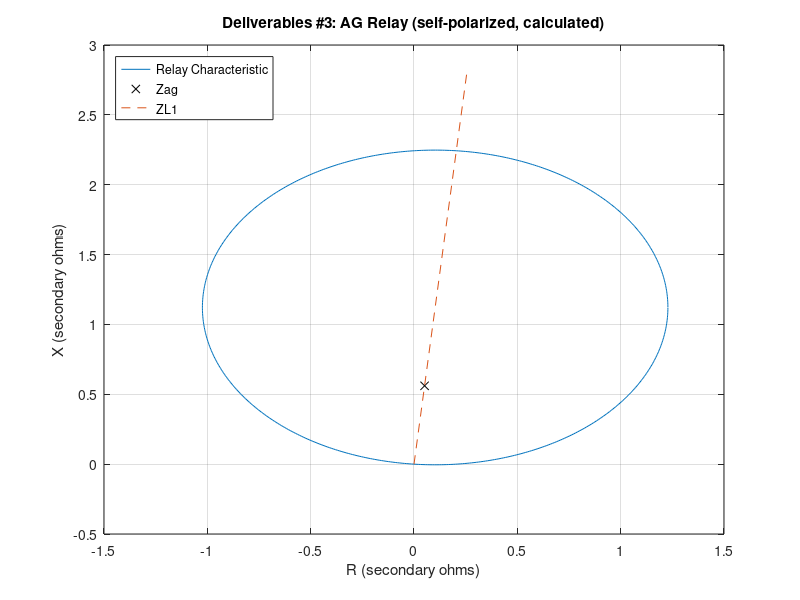
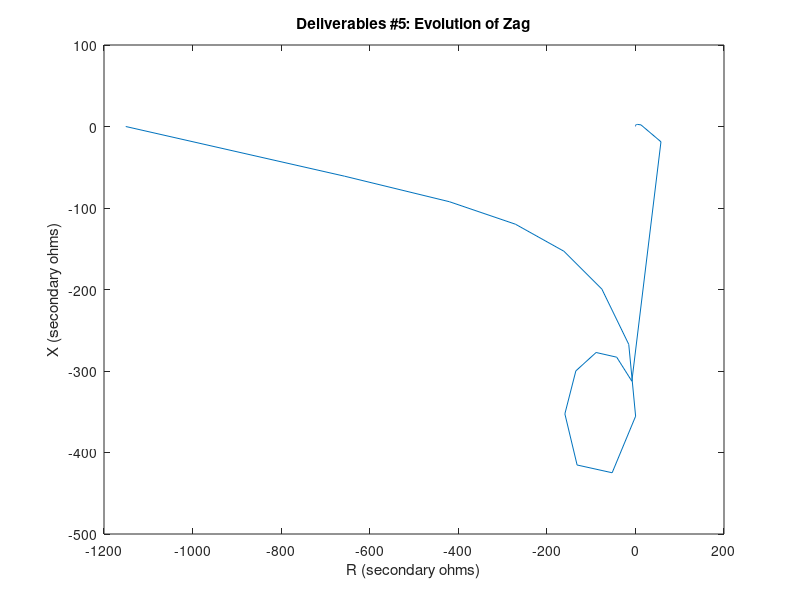
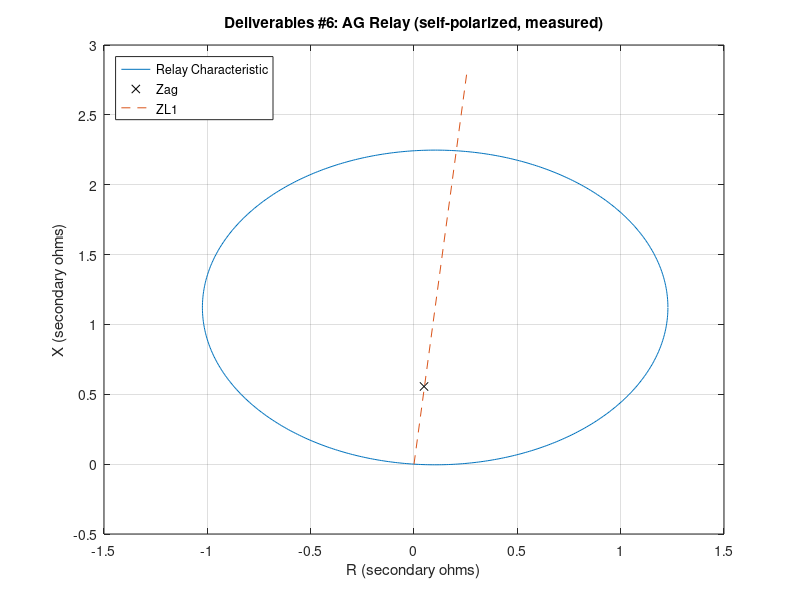
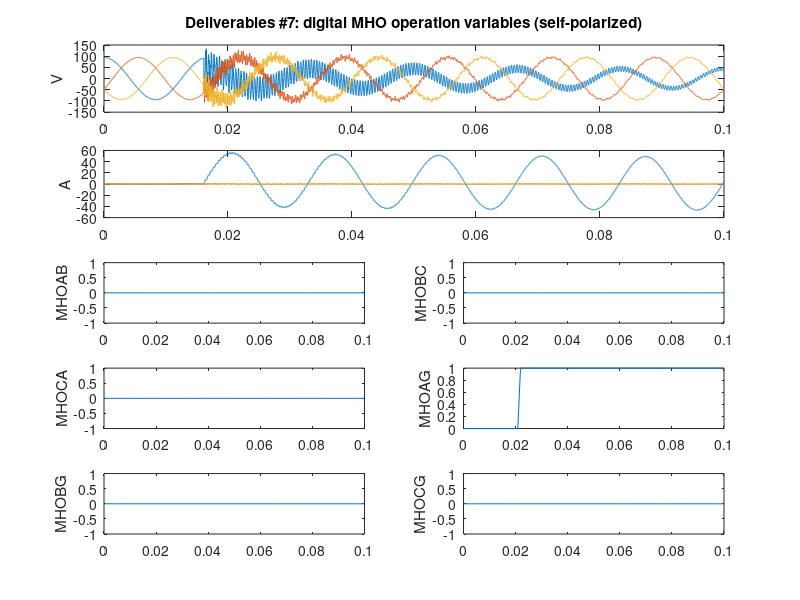

These figures' MATLAB source, in order:
%Yuki Kato
%Protections 2, homework 3


clear all
close all


%Read data and create arrays for secondary signals
data = csvread('prot2_hw2_2108.csv');
PTR = 525000/115;
CTR = 800/5;
kk=180/pi;
t0 = data(:,1);
va = data(:,2)./PTR;
vb = data(:,3)./PTR;
vc = data(:,4)./PTR;
ia = data(:,5)./CTR;
ib = data(:,6)./CTR;
ic = data(:,7)./CTR;
j = sqrt(-1);
theta = 0:0.01:(2*pi);
VTR = 525000/115;
CTR = 800/5;
ZTR = VTR/CTR;

%Calculate RC and preallocate memory for new arrays
fc=600;
fc = 600;
RC = 1 / (2*pi*fc);
vaf = zeros(length(t0),1);
vbf = zeros(length(t0),1);
vcf = zeros(length(t0),1);
iaf = zeros(length(t0),1);
ibf = zeros(length(t0),1);
icf = zeros(length(t0),1);
%Use recursive equation to simulate analog low-pass filter
for k = 2:length(t0)
    vaf(k)=((t0(k)-t0(k-1))*va(k)+RC*vaf(k-1))/((t0(k)-t0(k-1))+RC);
    vbf(k)=((t0(k)-t0(k-1))*vb(k)+RC*vbf(k-1))/((t0(k)-t0(k-1))+RC);
    vcf(k)=((t0(k)-t0(k-1))*vc(k)+RC*vcf(k-1))/((t0(k)-t0(k-1))+RC);
    iaf(k)=((t0(k)-t0(k-1))*ia(k)+RC*iaf(k-1))/((t0(k)-t0(k-1))+RC);
    ibf(k)=((t0(k)-t0(k-1))*ib(k)+RC*ibf(k-1))/((t0(k)-t0(k-1))+RC);
    icf(k)=((t0(k)-t0(k-1))*ic(k)+RC*icf(k-1))/((t0(k)-t0(k-1))+RC);
end

%Calculate sampling period and interpolate data
Nsc=16;
fs=Nsc*60;
Dt=1/fs;
t=[0:Dt:t0(length(t0))];
vafr=interp1(t0,vaf,t);
vbfr=interp1(t0,vbf,t);
vcfr=interp1(t0,vcf,t);
iafr=interp1(t0,iaf,t);
ibfr=interp1(t0,ibf,t);
icfr=interp1(t0,icf,t);

%Use sine and cosine digital filters to separate real and imaginary parts
%of fundamental frequency signal
k=[1:Nsc];
bc=(2/Nsc)*cos(2*pi*k/Nsc);
bs=(2/Nsc)*sin(2*pi*k/Nsc);
vax=filter(bc,1,vafr);
vbx=filter(bc,1,vbfr);
vcx=filter(bc,1,vcfr);
vay=filter(bs,1,vafr);
vby=filter(bs,1,vbfr);
vcy=filter(bs,1,vcfr);
iax=filter(bc,1,iafr);
ibx=filter(bc,1,ibfr);
icx=filter(bc,1,icfr);
iay=filter(bs,1,iafr);
iby=filter(bs,1,ibfr);
icy=filter(bs,1,icfr);

%Create phasor array for each signal
j=sqrt(-1);
Va=(1/sqrt(2))*(vax+j*vay).*exp(-j*2*pi*60*t);
Vb=(1/sqrt(2))*(vbx+j*vby).*exp(-j*2*pi*60*t);
Vc=(1/sqrt(2))*(vcx+j*vcy).*exp(-j*2*pi*60*t);
Ia=(1/sqrt(2))*(iax+j*iay).*exp(-j*2*pi*60*t);
Ib=(1/sqrt(2))*(ibx+j*iby).*exp(-j*2*pi*60*t);
Ic=(1/sqrt(2))*(icx+j*icy).*exp(-j*2*pi*60*t);

%Calculate phasors using traditional method
E=525000/sqrt(3);
Zs1=2+30*j;
Zs0=Zs1;
zL1=0.073+0.8*j;
zL0=0.1+2.3*j;
I1=E/(Zs1+zL1*20+Zs1+zL1*20+Zs0+zL0*20);
I2=I1;I0=I1;
V1=E-Zs1*I1;
V2=-Zs1*I2;
V0=-Zs0*I0;
a=1*exp(j*120/kk);
Iar=(I0+I1+I2)/CTR;
Ibr=(I0+(a^2)*I1+a*I2)/CTR;
Icr=(I0+a*I1+(a^2)*I2)/CTR;
Var=(V0+V1+V2)/PTR;
Vbr=(V0+(a^2)*V1+a*V2)/PTR;
Vcr=(V0+a*V1+(a^2)*V2)/PTR;
Ires=Iar+Ibr+Icr;

%MHO relay characteristic
ZL1 = (0.073+j*0.8)*100;
Zr = ZL1 * 0.8;
ZL1s = ZL1/ZTR;
Zrs = Zr/ZTR;
r = abs(Zrs)/2;
rR = r*cos(theta) + real(Zrs)/2;
rX = r*sin(theta) + imag(Zrs)/2;

%Calculate impedances
Zab = (Var-Vbr)/(Iar-Ibr);
Zbc = (Vbr-Vcr)/(Ibr-Icr);
Zca = (Vcr-Var)/(Icr-Iar);
k0 = (zL0-zL1)/(3*zL1);
Zag = Var/(Iar+k0*Ires);
Zbg = Vbr/(Ibr+k0*Ires);
Zcg = Vcr/(Icr+k0*Ires);

%Print results
fprintf('\nDeliverables #2: traditionally calculated values:\n')
fprintf('Va: %f V, angle %f deg\n', abs(Var), angle(Var)*kk)
fprintf('Vb: %f V, angle %f deg\n', abs(Vbr), angle(Vbr)*kk)
fprintf('Vc: %f V, angle %f deg\n', abs(Vcr), angle(Vcr)*kk)
fprintf('Ia: %f A, angle %f deg\n', abs(Iar), angle(Iar)*kk)
fprintf('Ib: %f A, angle %f deg\n', abs(Ibr), angle(Ibr)*kk)
fprintf('Ic: %f A, angle %f deg\n', abs(Icr), angle(Icr)*kk)
fprintf('Zab: %f + j%f secondary ohms\n', real(Zab), imag(Zab))
fprintf('Zbc is undefined\n')
fprintf('Zca: %f + j%f secondary ohms\n', real(Zca), imag(Zca))
fprintf('Zag: %f + j%f secondary ohms\n', real(Zag), imag(Zag))
fprintf('Zbg: %f + j%f secondary ohms\n', real(Zbg), imag(Zbg))
fprintf('Zcg: %f + j%f secondary ohms\n', real(Zcg), imag(Zcg))

%Plot faults and protective zone
figure(1)
plot(rR,rX)
grid on
hold on
plot(real(Zag),imag(Zag),'xk')
plot([0,real(ZL1s)],[0,imag(ZL1s)],'--')
legend('Relay Characteristic','Zag','ZL1')
legend('Location','northwest')
xlabel('R (secondary ohms)')
ylabel('X (secondary ohms)')
title('Deliverables #3: AG Relay (self-polarized, calculated)')

%Create arrays of apparent impedances as seen by relay
Zabr = (Va-Vb)./(Ia-Ib);
Zbcr = (Vb-Vc)./(Ib-Ic);
Zcar = (Vc-Va)./(Ic-Ia);
Iresr = Ia+Ib+Ic;
Zagr = Va./(Ia+k0*Iresr);
Zbgr = Vb./(Ib+k0*Iresr);
Zcgr = Vc./(Ic+k0*Iresr);

%Print results
fprintf('\nDeliverables #4: values measured by digital relay:\n')
fprintf('Va: %f V, angle %f deg\n', abs(Va(end)), angle(Va(end))*kk)
fprintf('Vb: %f V, angle %f deg\n', abs(Vb(end)), angle(Vb(end))*kk)
fprintf('Vc: %f V, angle %f deg\n', abs(Vc(end)), angle(Vc(end))*kk)
fprintf('Ia: %f A, angle %f deg\n', abs(Ia(end)), angle(Ia(end))*kk)
fprintf('Ib: %f A, angle %f deg\n', abs(Ib(end)), angle(Ib(end))*kk)
fprintf('Ic: %f A, angle %f deg\n', abs(Ic(end)), angle(Ic(end))*kk)
fprintf('Zab: %f + j%f secondary ohms\n', real(Zabr(end)), imag(Zabr(end)))
fprintf('Zbc: %f + j%f secondary ohms\n', real(Zbcr(end)), imag(Zbcr(end)))
fprintf('Zca: %f + j%f secondary ohms\n', real(Zcar(end)), imag(Zcar(end)))
fprintf('Zag: %f + j%f secondary ohms\n', real(Zagr(end)), imag(Zagr(end)))
fprintf('Zbg: %f + j%f secondary ohms\n', real(Zbgr(end)), imag(Zbgr(end)))
fprintf('Zcg: %f + j%f secondary ohms\n', real(Zcgr(end)), imag(Zcgr(end)))

%Plot evolution of apparent impedance Zag in complex plane
figure(2)
plot(real(Zagr),imag(Zagr))
xlabel('R (secondary ohms)')
ylabel('X (secondary ohms)')
title('Deliverables #5: Evolution of Zag')

%Plot steady-state of Zag in MHO characteristic
figure(3)
plot(rR,rX)
hold on
plot(real(Zagr(end)),imag(Zagr(end)),'xk')
plot([0,real(ZL1s)],[0,imag(ZL1s)],'--')
grid on
xlabel('R (secondary ohms)')
ylabel('X (secondary ohms)')
title('Deliverables #6: AG Relay (self-polarized, measured)')
legend('Relay Characteristic','Zag','ZL1')
legend('Location','northwest')

%Create digital MHO variables for each datapoint
Sab = (Ia-Ib)*Zrs - (Va-Vb);
Sbc = (Ib-Ic)*Zrs - (Vb-Vc);
Sca = (Ic-Ia)*Zrs - (Vc-Va);
Sag = (Ia+k0*Iresr)*Zrs - Va;
Sbg = (Ib+k0*Iresr)*Zrs - Vb;
Scg = (Ic+k0*Iresr)*Zrs - Vc;

MHOAB = zeros(1,length(Sab));
MHOBC = zeros(1,length(Sab));
MHOCA = zeros(1,length(Sab));
MHOAG = zeros(1,length(Sab));
MHOBG = zeros(1,length(Sab));
MHOCG = zeros(1,length(Sab));

for m = 1:length(MHOAB)
    if real(Sab(m)*conj(Va(m)-Vb(m))) > 0
        MHOAB(m) = 1;
    end
    if real(Sbc(m)*conj(Vb(m)-Vc(m))) > 0
        MHOBC(m) = 1;
    end
    if real(Sca(m)*conj(Vc(m)-Va(m))) > 0
        MHOCA(m) = 1;
    end
    if real(Sag(m)*conj(Va(m))) > 0
        MHOAG(m) = 1;
    end
    if real(Sbg(m)*conj(Vb(m))) > 0
        MHOBG(m) = 1;
    end
    if real(Scg(m)*conj(Vc(m))) > 0
        MHOCG(m) = 1;
    end
end

%Plot digital operation flags
figure('position',[200 200 700 700])
subplot(5,2,[1,2])
plot(t0,va)
title('Deliverables #7: digital MHO operation variables (self-polarized)')
hold on
plot(t0,vb)
plot(t0,vc)
ylabel('V')
subplot(5,2,[3,4])
plot(t0,ia)
hold on
plot(t0,ib)
plot(t0,ic)
ylabel('A')
subplot(5,2,5)
plot(t,MHOAB)
ylabel('MHOAB')
subplot(5,2,6)
plot(t,MHOBC)
ylabel('MHOBC')
subplot(5,2,7)
plot(t,MHOCA)
ylabel('MHOCA')
subplot(5,2,8)
plot(t,MHOAG)
ylabel('MHOAG')
subplot(5,2,9)
plot(t,MHOBG)
ylabel('MHOBG')
subplot(5,2,10)
plot(t,MHOCG)
ylabel('MHOCG')

%Calculate cross-polarized MHO characteristic for traditionally calculated
%values (AG relay only)
Vpolr = (Vbr-Vcr)*exp(j*90/kk);
Vpr = Var - Vpolr;
Zpr = Vpr/(Iar+k0*Ires);
C = (Zrs + Zpr)/2;
rcross = abs(Zrs-Zpr)/2;
rRcross = rcross*cos(theta)+real(C);
rXcross = rcross*sin(theta)+imag(C);

%Plot both characteristics and apparent impedance Zag
figure(5)
plot(rRcross,rXcross)
hold on
plot(rR,rX,'--')
plot(real(Zag),imag(Zag),'xk')
plot([real(Zpr),real(Zrs)],[imag(Zpr),imag(Zrs)])
legend('Cross-polarized characteristic','Self-polarized characteristic','Zag','Zr-Zp')
xlim([-3,3])
ylim([-2,4])
grid on
xlabel('R (secondary ohms)')
ylabel('X (secondary ohms)')
title('Deliverables #8: AG Relay (self and cross polarized, calculated values)')

%Calculate MHO operation variables using cross-polarizing scheme
MHOABcross = zeros(1,length(Sab));
MHOBCcross = zeros(1,length(Sab));
MHOCAcross = zeros(1,length(Sab));
MHOAGcross = zeros(1,length(Sab));
MHOBGcross = zeros(1,length(Sab));
MHOCGcross = zeros(1,length(Sab));

for m = 1:length(MHOABcross)
    if real(Sab(m)*conj(Vc(m)*exp(-j*90/kk))) > 0
        MHOABcross(m) = 1;
    end
    if real(Sbc(m)*conj(Va*exp(-j*90/kk))) > 0
        MHOBCcross(m) = 1;
    end
    if real(Sca(m)*conj(Vb(m)*exp(-j*90/kk))) > 0
        MHOCAcross(m) = 1;
    end
    if real(Sag(m)*conj((Vb(m)-Vc(m))*exp(j*90/kk))) > 0
        MHOAGcross(m) = 1;
    end
    if real(Sbg(m)*conj((Vc(m)-Va(m))*exp(j*90/kk))) > 0
        MHOBGcross(m) = 1;
    end
    if real(Scg(m)*conj((Va(m)-Vb(m))*exp(j*90/kk))) > 0
        MHOCGcross(m) = 1;
    end
end

%Plot MHO variables for cross-polarizing scheme
figure('position',[200 200 700 700])
subplot(5,2,[1,2])
plot(t0,va)
title('Deliverables #9: digital MHO operation variables (cross-polarized)')
hold on
plot(t0,vb)
plot(t0,vc)
ylabel('V')
subplot(5,2,[3,4])
hold on
plot(t0,ia)
plot(t0,ib)
plot(t0,ic)
ylabel('A')
subplot(5,2,5)
plot(t,MHOABcross)
ylabel('MHOAB')
subplot(5,2,6)
plot(t,MHOBCcross)
ylabel('MHOBC')
subplot(5,2,7)
plot(t,MHOCAcross)
ylabel('MHOCA')
subplot(5,2,8)
plot(t,MHOAGcross)
ylabel('MHOAG')
subplot(5,2,9)
plot(t,MHOBGcross)
ylabel('MHOBG')
subplot(5,2,10)
plot(t,MHOCGcross)
ylabel('MHOCG')

%Plot AG element MHO characteristics and final value of Zag at relay
Vpolp = (Vb-Vc).*exp(j*90/kk);
Vpp = Va - Vpolp;
Zpp = Vpp ./ (Ia+k0*Iresr);
Cp = (Zrs + Zpp)/2;
rcrossp = abs(Zrs-Zpp)/2;
rRcrossp = rcrossp(end)*cos(theta)+real(Cp(end));
rXcrossp = rcrossp(end)*sin(theta)+imag(Cp(end));
figure(7)
plot(rRcrossp,rXcrossp)
hold on
plot(rR,rX,'--')
plot(real(Zagr(end)),imag(Zagr(end)),'kx')
plot([real(Zpp(end)),real(Zrs)],[imag(Zpp(end)),imag(Zrs)])
grid on
xlim([-3,3])
ylim([-2,4])
xlabel('R (secondary ohms)')
ylabel('X (secondary ohms)')
title('Deliverables #10: AG relay (self and cross polarized, measured values)')
legend('Cross-polarized characteristic','Self-polarized characteristic','Zag','Zr-Zp')
